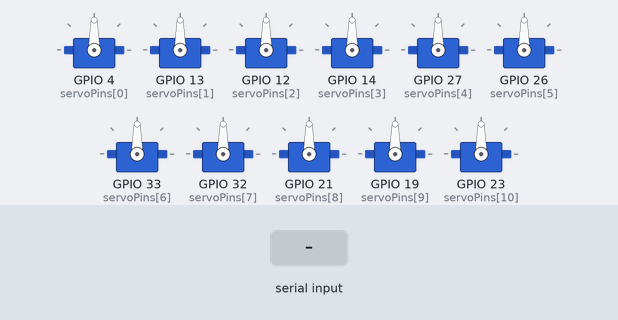
The sketch below on a simulated ESP32. On the bench: 11 × servo. The test bench sets the inputs (shaded band).

Above: at 1.2 s.
1.3 s: "90,45,200\n" received over Serial
At 1.9 s:
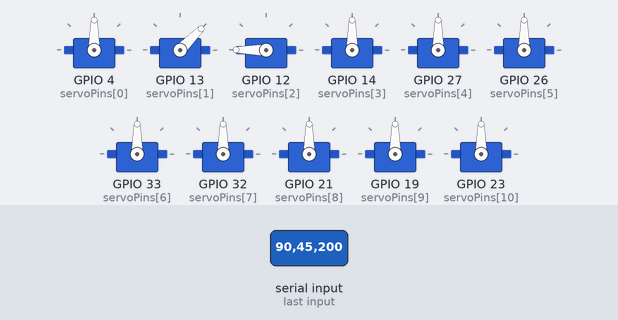
2.8 s: "30,150,10\n" received over Serial
At 3.1 s:
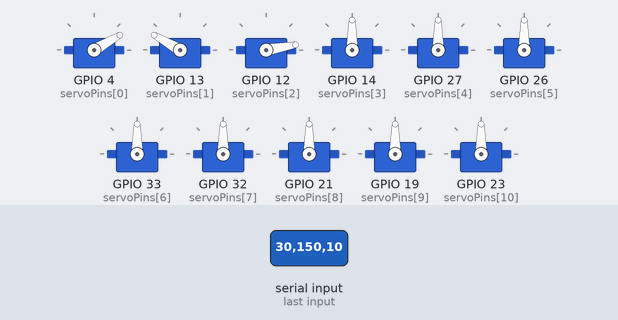
4.3 s: "90,45\n" received over Serial
At 5.4 s:
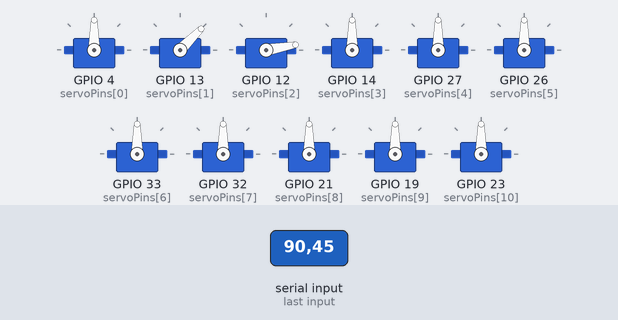
5.8 s: "5\n" received over Serial
At 6.6 s:
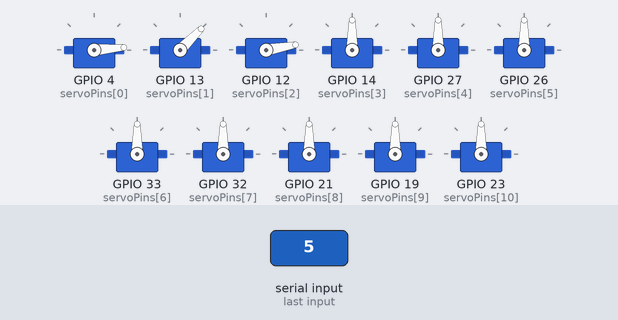
7.3 s: "200\n" received over Serial
At 7.7 s:
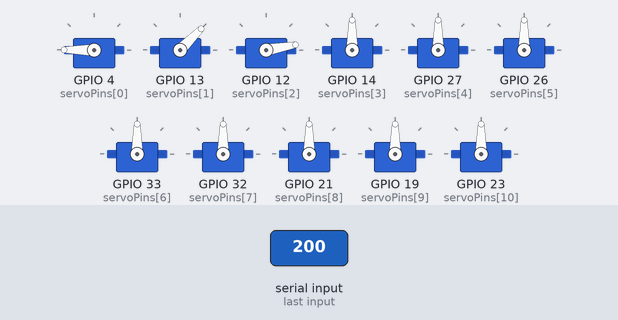
8.8 s: "1,90\n" received over Serial
At 10.1 s:
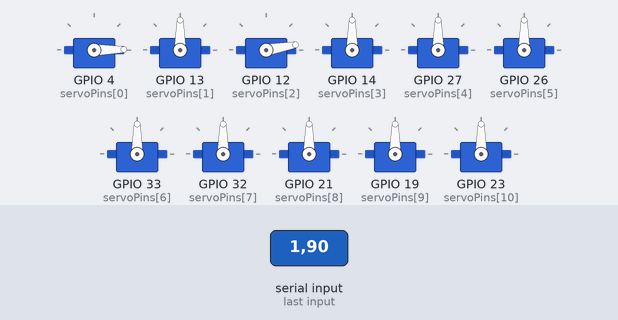
Timing chart, 0 to 11.3 s (numbered marks = the images above; inputs shaded):
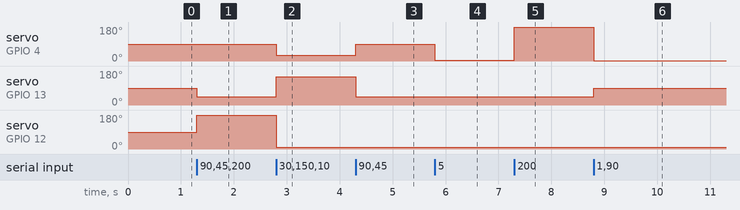

The sketch:

arduino.ino
```cpp
#include <ESP32Servo.h>

Servo servos[11];
int servoPins[11] = {4, 13, 12, 14, 27, 26, 33, 32, 21, 19, 23};

void setup() {
  Serial.begin(250000);  // Use 250000 baud for faster serial
  for (int i = 0; i < 11; i++) {
    servos[i].attach(servoPins[i]);
    servos[i].write(90);  // Set to neutral angle initially
  }
}

void loop() {
  static char buffer[64];  // Enough for 11 angles and commas
  if (Serial.available()) {
    int len = Serial.readBytesUntil('\n', buffer, sizeof(buffer) - 1);
    buffer[len] = '\0';  // Null-terminate the string

    char *token = strtok(buffer, ",");
    int i = 0;
    while (token != NULL && i < 11) {
      int angle = atoi(token);
      angle = constrain(angle, 0, 180);  // Safety bounds
      servos[i].write(angle);  // Direct update without smoothing
      token = strtok(NULL, ",");
      i++;
    }
  }
}
```

Measured:
- after the input at 1.3 s, servo on GPIO 13 (servoPins[1]): 90° → 45° at once; servo on GPIO 12 (servoPins[2]): 90° → 180° at once
- after the input at 2.8 s, servo on GPIO 4 (servoPins[0]): 90° → 30° at once; servo on GPIO 13 (servoPins[1]): 45° → 150° at once; servo on GPIO 12 (servoPins[2]): 180° → 10° at once
- after the input at 4.3 s, servo on GPIO 4 (servoPins[0]): 30° → 90° at once; servo on GPIO 13 (servoPins[1]): 150° → 45° at once
- after the input at 5.8 s, servo on GPIO 4 (servoPins[0]): 90° → 5° at once
- after the input at 7.3 s, servo on GPIO 4 (servoPins[0]): 5° → 180° at once
- after the input at 8.8 s, servo on GPIO 4 (servoPins[0]): 180° → 1° at once; servo on GPIO 13 (servoPins[1]): 45° → 90° at once
